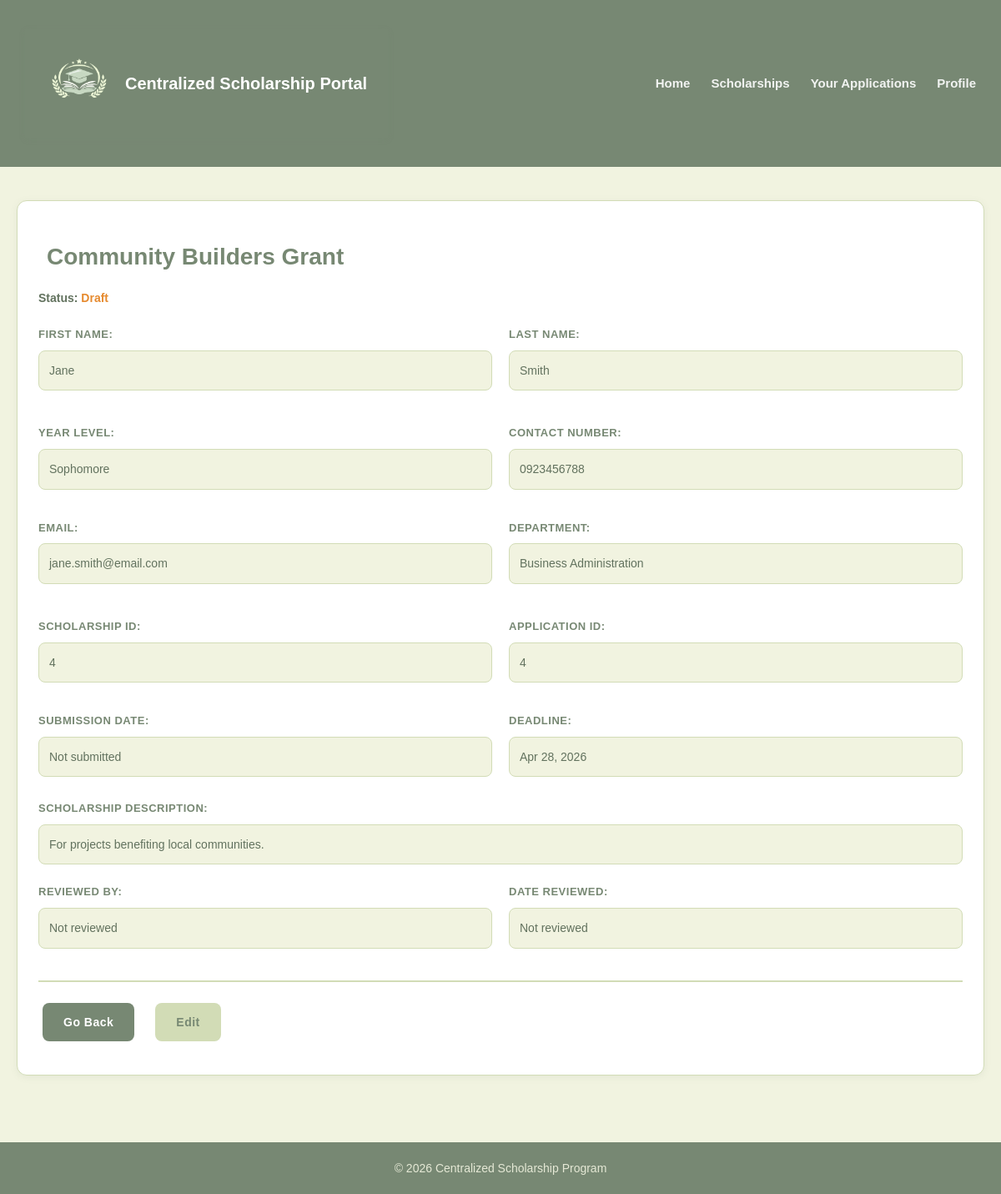
Page /Frontends/Client-side/your-applications-read.php?id=4 (signed in) on the committed database.
### tables this page shows
CREATE TABLE `APPLICATIONS` (
  `application_id` int(11) NOT NULL,
  `student_id` int(11) NOT NULL,
  `scholarship_id` int(11) NOT NULL,
  `status` enum('Draft','Submitted','Under Review','Approved','Rejected','Waitlisted') NOT NULL,
  `submission_date` datetime DEFAULT NULL,
  `reviewed_by` int(11) DEFAULT NULL,
  `review_date` datetime DEFAULT NULL
);

CREATE TABLE `SCHOLARSHIPS` (
  `scholarship_id` int(11) NOT NULL,
  `title` varchar(45) NOT NULL,
  `description` varchar(45) NOT NULL,
  `deadline` datetime NOT NULL,
  `eligibility` text NOT NULL,
  `requirements` text NOT NULL,
  `release_status` enum('Draft','Published') NOT NULL,
  `status` enum('Completed','Ongoing','Upcoming') NOT NULL,
  `created_by` int(11) NOT NULL,
  `created_at` datetime NOT NULL
);

CREATE TABLE `STUDENTS` (
  `student_id` int(11) NOT NULL,
  `account_id` int(11) NOT NULL,
  `first_name` varchar(45) NOT NULL,
  `last_name` varchar(45) NOT NULL,
  `department` varchar(45) NOT NULL,
  `year_level` enum('Freshman','Sophomore','Junior','Senior') NOT NULL,
  `contact_num` int(11) NOT NULL
);

CREATE TABLE `ACCOUNTS` (
  `account_id` int(11) NOT NULL,
  `email` varchar(45) NOT NULL,
  `password` varchar(45) NOT NULL,
  `role` enum('Student','Admin','IT','Super Admin') NOT NULL,
  `is_active` tinyint(1) NOT NULL,
  `account_created` datetime NOT NULL,
  `password_upd` datetime NOT NULL,
  `last_login` datetime NOT NULL
);

### Frontends/Client-side/your-applications-read.php (the view, shortened to what this page needs)
<?php
include("../../db_connect.php");
$account_id = $_SESSION['account_id'];
$getStudID = mysqli_query($conn, "SELECT student_id FROM STUDENTS WHERE account_id='$account_id'");
if ($getStudID && mysqli_num_rows($getStudID) > 0) {
    $row = mysqli_fetch_assoc($getStudID);
    $student_id = $row['student_id'];
} else {
    die("Student record not found.");
}
$application_id = isset($_GET['id']) ? (int)$_GET['id'] : 0;
$query = "SELECT a.*, s.title as scholarship_name, s.deadline, s.description,
          st.first_name, st.last_name, st.department, st.year_level, st.contact_num,
          acc.email
          FROM APPLICATIONS a
          JOIN SCHOLARSHIPS s ON a.scholarship_id = s.scholarship_id
          JOIN STUDENTS st ON a.student_id = st.student_id
          JOIN ACCOUNTS acc ON st.account_id = acc.account_id
          WHERE a.application_id = $application_id AND a.student_id = $student_id";
$result = mysqli_query($conn, $query);
$application = mysqli_fetch_assoc($result);
?>
<!DOCTYPE html>
<html>
    <head>
        <link rel="stylesheet" href="style.css">
    </head>
    <body>
        <header>
            <section class="brand">
                <img src="../icons/CSP_logo.png" id="logo" alt="logo icon" onerror="this.style.display='none'">
                <h1>Centralized Scholarship Portal</h1>
            </section>
            <nav>
                <a href="home.php">Home</a>
                <a href="scholarList.php">Scholarships</a>
                <a href="your-applications.php">Your Applications</a>
                <a href="user-profile.php">Profile</a>
            </nav>
        </header>
        <div class="container">
            <section>
                <h2><?php echo htmlspecialchars($application['scholarship_name']); ?></h2>
                <p><strong>Status:</strong>
                    <span class="status-<?php echo strtolower(str_replace(' ', '', $application['status'] ?? 'pending')); ?>">
                        <?php echo htmlspecialchars($application['status'] ?? 'Pending'); ?>
                    </span>
                </p>
                <div class="profile-grid">
                    <div class="profile-item">
                        <p><strong>First Name:</strong></p>
                        <p><?php echo htmlspecialchars($application['first_name']); ?></p>
                    </div>
                    <div class="profile-item">
                        <p><strong>Last Name:</strong></p>
                        <p><?php echo htmlspecialchars($application['last_name']); ?></p>
                    </div>
                    <div class="profile-item">
                        <p><strong>Year Level:</strong></p>
                        <p><?php echo htmlspecialchars($application['year_level'] ?? 'Not set'); ?></p>
                    </div>
                    <div class="profile-item">
                        <p><strong>Contact Number:</strong></p>
                        <p>0<?php echo htmlspecialchars($application['contact_num'] ?? 'Not set'); ?></p>
                    </div>
                </div>
                <div class="profile-grid">
                    <div class="profile-item">
                        <p><strong>Email:</strong></p>
                        <p><?php echo htmlspecialchars($application['email']); ?></p>
                    </div>
                    <div class="profile-item">
                        <p><strong>Department:</strong></p>
                        <p><?php echo htmlspecialchars($application['department']); ?></p>
                    </div>
                    <div class="profile-item">
                        <p><strong>Scholarship ID:</strong></p>
                        <p><?php echo htmlspecialchars($application['scholarship_id']); ?></p>
                    </div>
                    <div class="profile-item">
                        <p><strong>Application ID:</strong></p>
                        <p><?php echo htmlspecialchars($application['application_id']); ?></p>
                    </div>
                </div>
                <div class="profile-grid">
                    <div class="profile-item">
                        <p><strong>Submission Date:</strong></p>
                        <p><?php echo $application['submission_date'] ? date('M d, Y', strtotime($application['submission_date'])) : 'Not submitted'; ?></p>
                    </div>
                    <div class="profile-item">
                        <p><strong>Deadline:</strong></p>
                        <p><?php echo date('M d, Y', strtotime($application['deadline'])); ?></p>
                    </div>
                </div>
                <div class="profile-item" style="grid-column: span 2;">
                    <p><strong>Scholarship Description:</strong></p>
                    <p><?php echo nl2br(htmlspecialchars($application['description'] ?? 'No description available.')); ?></p>
                </div>
                <div class="profile-grid">
                    <div class="profile-item">
                        <p><strong>Reviewed by:</strong></p>
                        <p><?php echo $application['reviewed_by'] ? 'Admin ID: ' . $application['reviewed_by'] : 'Not reviewed'; ?></p>
                    </div>
                    <div class="profile-item">
                        <p><strong>Date reviewed:</strong></p>
                        <p><?php echo $application['review_date'] ? date('M d, Y', strtotime($application['review_date'])) : 'Not reviewed'; ?></p>
                    </div>
                </div>
                <div class="action-links">
                    <a href="your-applications.php" class="btn">Go Back</a>
                    <?php if ($application['status'] == 'Draft'): ?>
                        <a href="application-form.php?id=<?php echo $application['scholarship_id']; ?>" class="btn btn-secondary">Edit</a>
                    <?php else: ?>
                        <span class="btn btn-secondary disabled" style="opacity: 0.5; cursor: not-allowed;" title="Cannot edit - application already <?php echo strtolower($application['status']); ?>">Edit</span>
                    <?php endif; ?>
                </div>
            </section>
        </div>
        <footer>
            <p>&copy; 2026 Centralized Scholarship Program</p>
        </footer>
    </body>
</html>

### Frontends/Client-side/style.css (style rules this page uses)
* { margin: 0; padding: 0; box-sizing: border-box; }
body { font-family: 'Verdana', sans-serif; font-size: 11px; color: #778873; background-color: #F1F3E0; line-height: 1.6; margin: 0; padding: 0; }
.container { max-width: 1200px; margin: 0 auto; background-color: transparent; padding: 20px; }
header { color: white; background-color: #778873; display: flex; justify-content: space-between; align-items: center; padding: 15px 30px; gap: 20px; width: 100%; border: none; outline: none; border-radius: 0; }
.brand { display: flex; align-items: center; gap: 15px; flex-shrink: 0; background-color: transparent; border: none; outline: none; border-radius: 0; }
#logo { width: 80px; height: auto; display: block; border: none; outline: none; }
h1 { font-size: 20px; margin: 0; color: white; white-space: nowrap; font-weight: bold; background-color: transparent; border: none; outline: none; }
nav { display: flex; align-items: center; gap: 25px; flex-wrap: nowrap; background-color: transparent; border: none; outline: none; }
nav a { font-size: 15px; text-decoration: none; color: white; font-weight: bold; white-space: nowrap; padding: 5px 0; opacity: 0.9; transition: opacity 0.3s; background-color: transparent; border: none; outline: none; }
h2 { font-size: 28px; color: #778873; margin: 20px 0 15px; padding: 0 10px; }
p { font-size: 14px; margin: 8px 0; color: #62725e; }
section { background-color: white; padding: 25px; border-radius: 12px; margin: 20px 0; box-shadow: 0 2px 8px rgba(119, 136, 115, 0.1); border: 1px solid #D2DCB6; }
.profile-grid { display: grid; grid-template-columns: repeat(2, 1fr); gap: 20px; margin: 15px 0; }
.profile-item { margin-bottom: 5px; }
.profile-item p:first-child { font-weight: bold; color: #778873; margin-bottom: 5px; font-size: 13px; text-transform: uppercase; letter-spacing: 0.5px; }
.profile-item p:last-child { background-color: #F1F3E0; padding: 12px; border-radius: 8px; border: 1px solid #D2DCB6; color: #62725e; font-size: 14px; font-weight: 500; }
.btn { font-size: 14px; font-weight: bold; display: inline-block; margin: 5px; padding: 12px 25px; background-color: #778873; color: white; text-decoration: none; border: none; border-radius: 8px; cursor: pointer; transition: background-color 0.3s; font-family: 'Verdana', sans-serif; white-space: nowrap; letter-spacing: 0.5px; }
.btn-secondary { background-color: #D2DCB6; color: #778873; }
.action-links { margin: 25px 0 10px; padding-top: 20px; border-top: 2px solid #D2DCB6; display: flex; gap: 15px; flex-wrap: wrap; }
footer { background-color: #778873; color: #F1F3E0; text-align: center; padding: 20px; margin-top: 40px; font-size: 13px; width: 100%; border: none; border-radius: 0; }
footer p { color: #F1F3E0; margin: 0; opacity: 0.9; }
.status-draft { color: #e68a2e; font-weight: bold; }

### rows in the picture
applications: scholarship.title "Community Builders Grant", status "Draft", student.first_name "Jane", student.last_name "Smith", student.year_level "Sophomore", student.contact_num "923456788", accounts.email "jane.smith@email.com", student.department "Business Administration", scholarship "4", application_id "4", scholarship.deadline "Apr 28, 2026", scholarship.description "For projects benefiting local communities."
